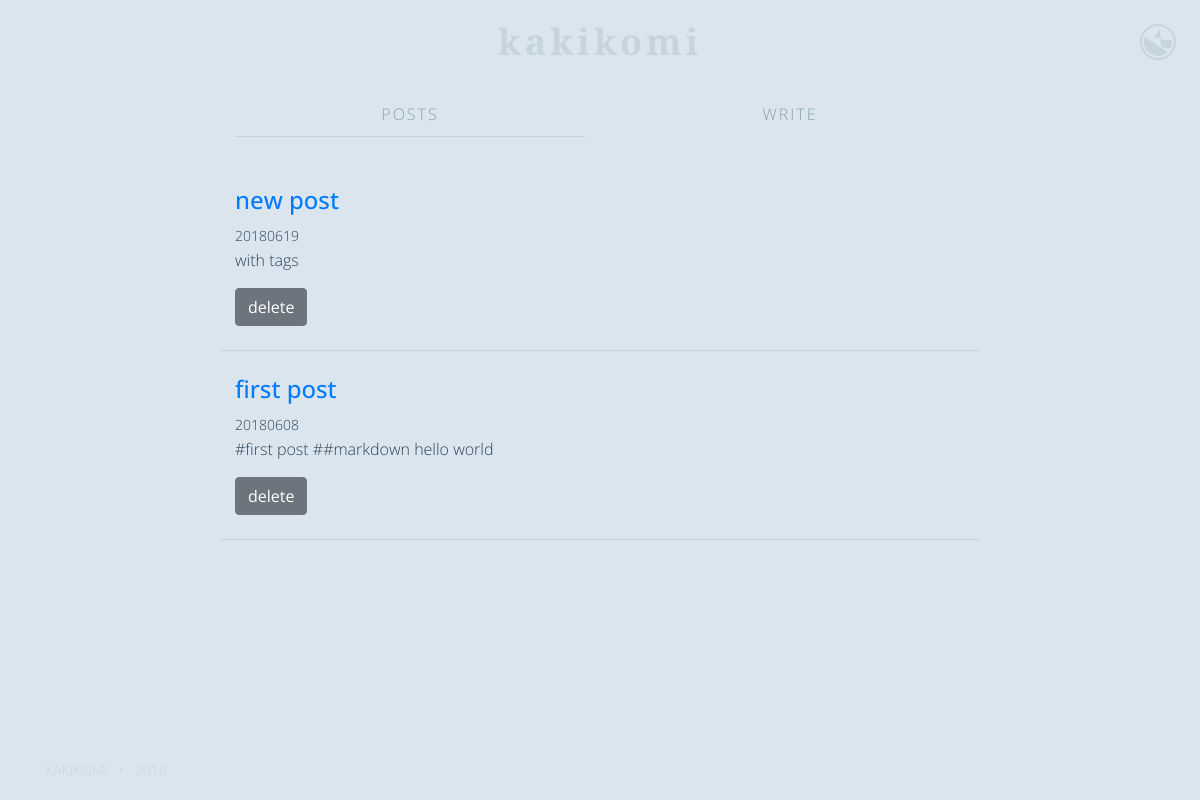
Before: /pages/posts.php with the older database file.
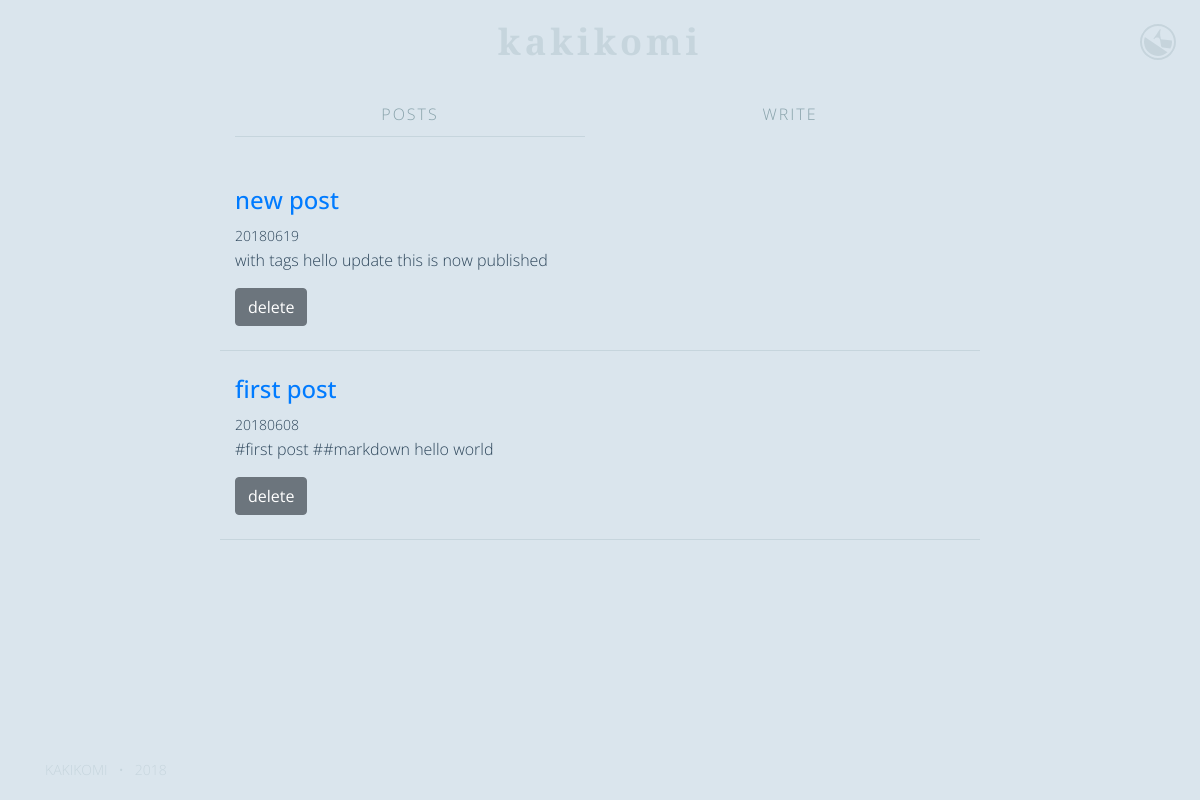
After: the same page with the newer database file.
### tables this page shows
CREATE TABLE posts (uid INTEGER PRIMARY KEY, date INTEGER, title TEXT, body TEXT, published INTEGER);

### pages/posts.php (the view, shortened to what this page needs)
<?php
try{
    $db = new PDO($dsn);
    $db->setAttribute(PDO::ATTR_ERRMODE, PDO::ERRMODE_EXCEPTION);
    $posts = $db->query("SELECT * FROM posts ORDER BY date DESC");
}
catch(PDOException $e){
    $statusMessage = $e->getMessage();
    $statusType = "danger";
}
?>
<?php include('views/head.php'); ?>
<?php include('views/header.php'); ?>
<?php include('views/tabs.php'); ?>
<main class="kakikomi-posts">
	<div class="container">
		<div class="row">
			<div class="col-12 col-sm-8 offset-sm-2">
			</div>
			<?php foreach($posts as $post): ?>
			<div class="col-12 col-sm-8 offset-sm-2 post-item mb-4">
				<h4><a href="<?php echo $baseurl; ?>?mode=write&post=<?php echo $post[uid]; ?>"><?php echo $post[title]; ?></a></h4>
				<span class="post-date"><?php echo $post[date]; ?></span>
				<p><?php echo $post[body]; ?></p>
				<button type="button" class="btn btn-secondary delete-post-btn mb-4" data-toggle="modal" data-target="#delete-post-modal" data-uid="<?php echo $post['uid']?>" data-title="<?php echo $post['title']?>">delete</button>
			</div>
			<?php endforeach; ?>
		</div>
	</div>
</main>
<?php include('views/footer.php'); ?>
<?php include('views/ender.php'); ?>

### views/head.php (shortened to what this page needs)
<!DOCTYPE html>
<html lang=en>
<head>
    <link href="assets/bootstrap/css/bootstrap.min.css" rel="stylesheet">
    <link href="assets/css/custom.css" rel="stylesheet">
</head>
<body class="kakikomi">

### views/header.php
<header>
	<div class="container">
		<div class="row">
			<div class="col-12 text-center position-relative">
				<h1 id="test">kakikomi</h1>
			</div>
		</div>
	</div>
	<div id="kaki-logo" class="kaki-logo clickable">
		<img src="assets/images/kaki-logo.svg">
	</div>
</header>

### views/tabs.php
<nav class="tabs">
	<div class="container">
		<div class="row">
			<div class="col-6 col-sm-4 offset-sm-2">
				<a href="<?php echo $baseurl; ?>" class="tab text-center <?php echo ($mode != 'write'?'active':''); ?>">posts</a>
			</div>
			<div class="col-6 col-sm-4">
				<a href="<?php echo $baseurl; ?>?mode=write" class="tab text-center <?php echo ($mode == 'write'?'active':''); ?>">write</a>
			</div>
		</div>
	</div>
</nav>

### views/footer.php (shortened to what this page needs)
<footer class="footer">
    <div class="container">
    </div>
</footer>

### views/ender.php
</body>
</html>

### assets/css/custom.css (style rules this page uses)
html { min-height: 100%; position: relative; }
body { font-family: 'Open Sans', arial, sans-serif; font-size: 16px; margin-bottom: 60px; height: 100%; }
p { font-size: 16px; }
.clickable { cursor: pointer; }
.footer { position: absolute; bottom: 0; width: 100%; height: 60px; line-height: 60px; color: #C6D5DD; font-size: 14px; }
body.kakikomi { background: #DAE5ED; color: #2B4459; font-size: 16px; line-height: 24px; font-weight: 300; }
.kakikomi header { margin-top: 24px; }
.kakikomi header h1 { font-family: 'Playfair Display', serif; color: #C6D5DD; font-weight: 900; font-size: 36px; line-height: 1; letter-spacing: 4px; }
.kaki-logo { transform: rotate(-56deg); opacity: 0.24; position: absolute; top: 24px; right: 24px; transition: transform .32s; }
nav.tabs { margin-top: 24px; }
nav .tab { letter-spacing: 2px; font-size: 16px; line-height: 44px; text-transform: uppercase; color: #88A2AA; width: 100%; display: block; }
nav a.tab { text-decoration: none; }
nav .tab.active, nav .tab:hover { border-bottom: solid 1px #C6D5DD; }
main { margin-top: 48px; }
.kakikomi-posts .post-date { font-size: 14px; }
.kakikomi-posts .post-item { border-bottom: solid 1px #C6D5DD; }

Changed rows visible on the page:
changed posts "new post": body "with tags" → "with tags hello update this is now published"
